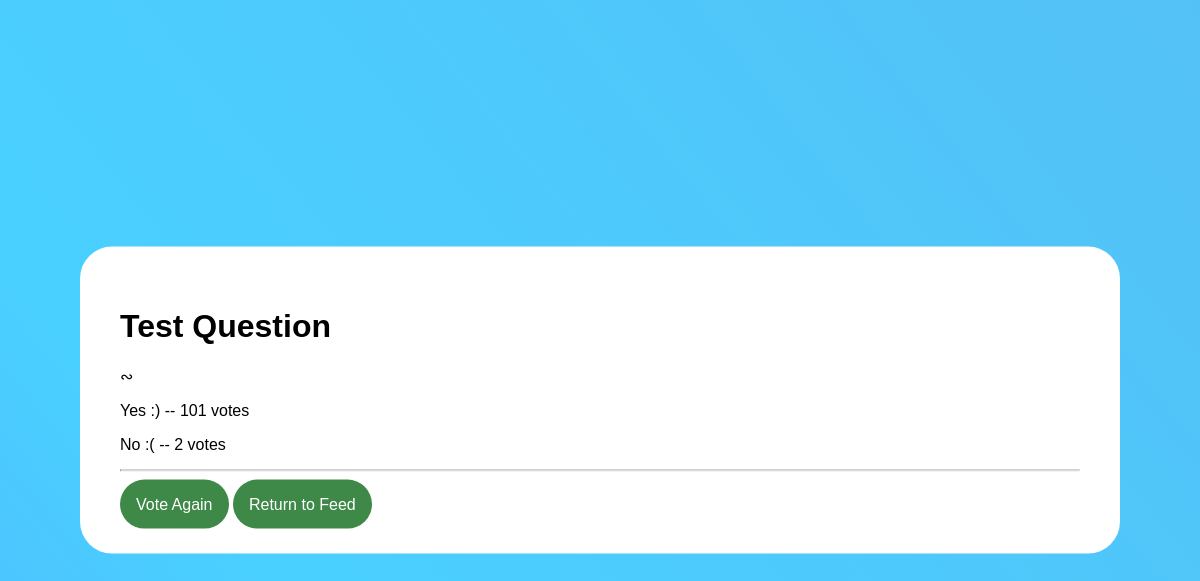
The page /polling/3/results/ on the database as committed earlier.
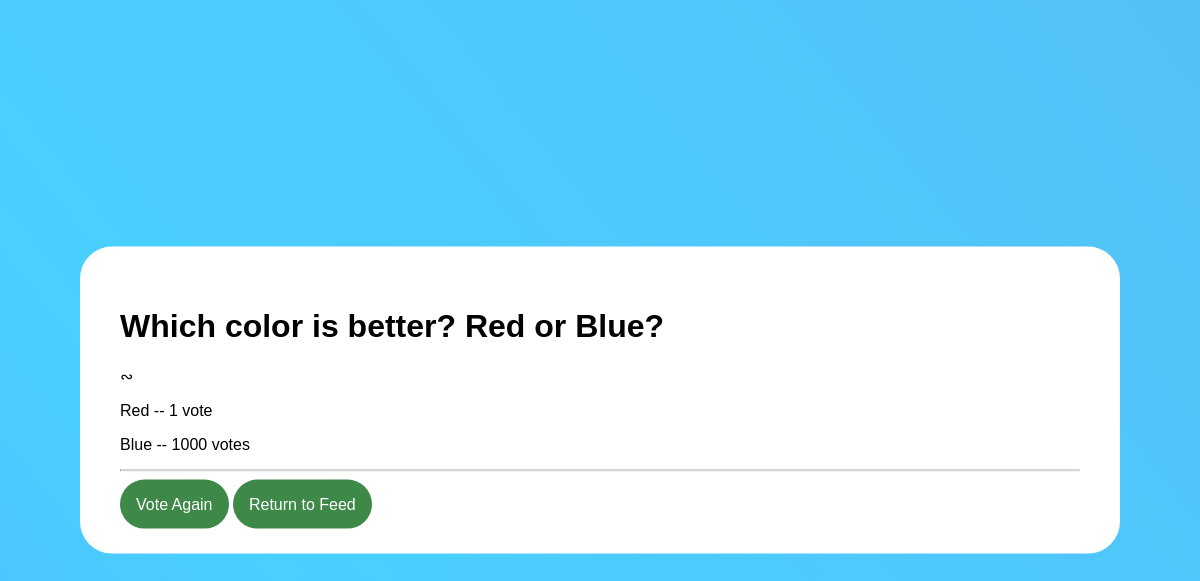
The same page on the database as committed later.
### polling/models.py (models this page shows, shortened)
class Question(models.Model):
    questionText = models.CharField(max_length=250)
    publicationDate = models.DateTimeField('date published')
    likes = models.IntegerField(default=0)

class Choice(models.Model):
    question = models.ForeignKey(Question, on_delete=models.CASCADE)
    choiceText = models.CharField(max_length=150)
    votes = models.IntegerField(default=0)

### polling/views.py (the view)
# urls.py: path('<int:pk>/results/', views.ResultsView.as_view(), name='results'),
class ResultsView(generic.DetailView):
    model = Question
    template_name = 'polling/results.html'

### polling/templates/polling/results.html
{% load static %}
<link rel="stylesheet" type="text/css" href="{% static 'polling/style.css' %}">
<div class="VoteDiv">
  <h1>{{ question.questionText}}</h1>
  <input type="hidden" class="PointCount">&ac; {{question.points}}</input>
  {% for choice in question.choice_set.all %}
    <p>{{ choice.choiceText}} -- {{choice.votes}} vote{{ choice.votes|pluralize}}</p>
  {% endfor %}
  <hr></hr>
  <div class="Space">
    <a href = "{% url 'polling:detail' question.id %}">Vote Again</a>
    <a href = "{% url 'polling:index'%}">Return to Feed</a>
  </div>
</div>

### polling/static/polling/style.css (style rules this page uses)
.VoteDiv { font-size: 16px; position: absolute; top: 50%; left: 50%; transform: translate(-50%, -50%); margin: auto; font-family: Arial; background-color: white; border-radius: 2em; padding: 2.5em; width: 80%; overflow: visible; }
.VoteDiv a { position: relative; width: 100%; color: white; border-radius: 2em; background-color: #3e8948; border-style: none; padding: 1em; text-decoration: none; margin-top: 5em; }
.Space { margin-top: 1.5em; }

Rows that differ between the two databases and show on the page:
removed Choice: choiceText "Yes :)", votes "101"
removed Choice: choiceText "No :(", votes "2"
changed Question: questionText "Test Question" → "Which color is better? Red or Blue?"
now on this page (row edited): Choice: choiceText "Red", votes "1"
now on this page (row edited): Choice: choiceText "Blue", votes "1000"
